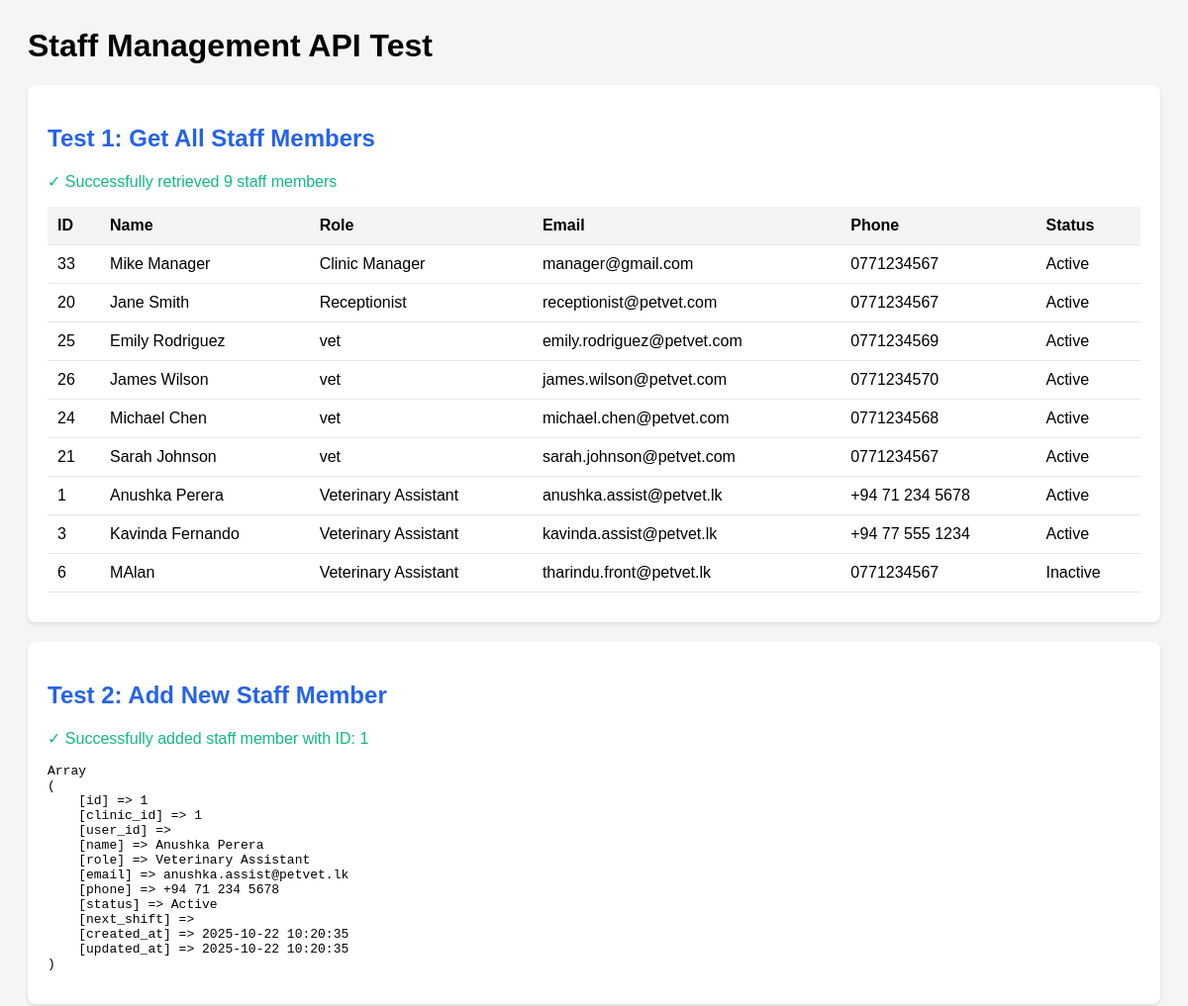
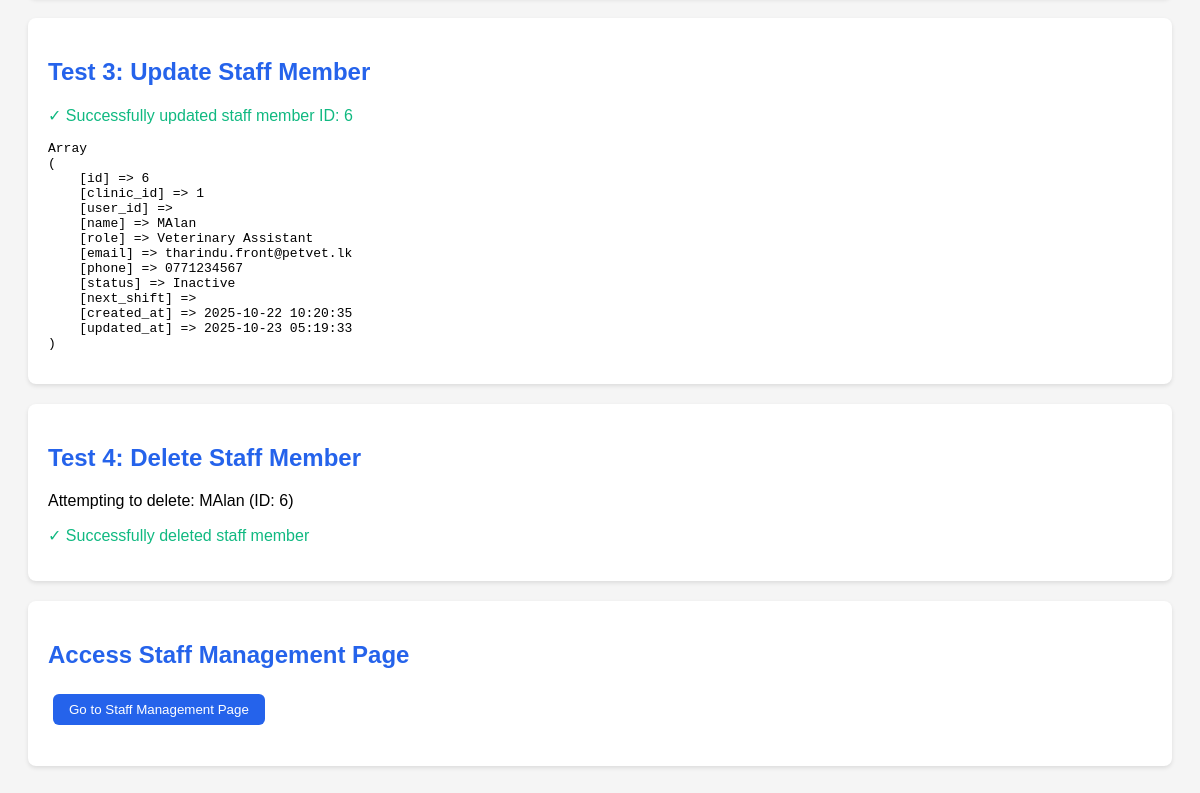
Screenshot of /DevTools/test-staff-api.php with the database file from the repository (2 pictures, top to bottom).
### tables this page shows
CREATE TABLE `clinic_staff` (
  `id` int NOT NULL AUTO_INCREMENT,
  `clinic_id` int NOT NULL COMMENT 'Reference to the clinic this staff belongs to',
  `user_id` int DEFAULT NULL COMMENT 'Link to users table if staff has system account (e.g., receptionist)',
  `name` varchar(255) NOT NULL,
  `role` varchar(100) NOT NULL COMMENT 'Veterinary Assistant, Front Desk, Support Staff, etc.',
  `email` varchar(255) NOT NULL,
  `phone` varchar(20) NOT NULL,
  `status` enum('Active','Inactive') DEFAULT 'Active',
  `next_shift` varchar(255) DEFAULT NULL COMMENT 'Next scheduled shift information',
  `created_at` timestamp NOT NULL DEFAULT CURRENT_TIMESTAMP,
  `updated_at` timestamp NOT NULL DEFAULT CURRENT_TIMESTAMP ON UPDATE CURRENT_TIMESTAMP,
  PRIMARY KEY (`id`),
  KEY `idx_clinic_id` (`clinic_id`),
  KEY `idx_user_id` (`user_id`),
  KEY `idx_role` (`role`),
  KEY `idx_status` (`status`),
  KEY `idx_email` (`email`),
  CONSTRAINT `clinic_staff_ibfk_1` FOREIGN KEY (`clinic_id`) REFERENCES `clinics` (`id`) ON DELETE CASCADE,
  CONSTRAINT `clinic_staff_ibfk_2` FOREIGN KEY (`user_id`) REFERENCES `users` (`id`) ON DELETE SET NULL
);

### config/connect.php (called while the page is built, shortened)
<?php
function db(): PDO {
    static $pdo = null;
    if ($pdo === null) {
        $dsn = "mysql:host=" . DB_HOST . ";port=" . DB_PORT . ";dbname=" . DB_NAME . ";charset=" . DB_CHARSET;
        $options = [
            PDO::ATTR_ERRMODE => PDO::ERRMODE_EXCEPTION,
            PDO::ATTR_DEFAULT_FETCH_MODE => PDO::FETCH_ASSOC,
            PDO::ATTR_EMULATE_PREPARES => false,
            PDO::MYSQL_ATTR_SSL_CA => DB_CA_PATH,
            PDO::MYSQL_ATTR_SSL_VERIFY_SERVER_CERT => true,
        ];
        try {
            $pdo = new PDO($dsn, DB_USER, DB_PASS, $options);
        } catch (PDOException $e) {
            error_log("Database connection failed: " . $e->getMessage());
            die("Database connection failed. Please check your configuration.");
        }
    }
    return $pdo;
}
?>

### models/BaseModel.php (called while the page is built, shortened)
<?php
require_once __DIR__ . '/../config/connect.php';
abstract class BaseModel {
    public function __construct() {
        $this->pdo = db();
    }
}
?>

### models/ClinicManager/StaffModel.php (called while the page is built, shortened)
<?php
require_once __DIR__ . '/../BaseModel.php';
require_once __DIR__ . '/../../config/connect.php';
class StaffModel extends BaseModel {
    protected $db;
    public function __construct() {
        $this->db = db();
    }
    public function all(int $clinicId = 1): array {
        try {
            $sql = "SELECT * FROM clinic_staff WHERE clinic_id = ? ORDER BY role, name";
            $stmt = $this->db->prepare($sql);
            $stmt->execute([$clinicId]);
            return $stmt->fetchAll(PDO::FETCH_ASSOC);
        } catch (PDOException $e) {
            error_log("Get all staff error: " . $e->getMessage());
            return [];
        }
    }
    public function findById(int $id, int $clinicId = 1): ?array {
        try {
            $sql = "SELECT * FROM clinic_staff WHERE id = ? AND clinic_id = ?";
            $stmt = $this->db->prepare($sql);
            $stmt->execute([$id, $clinicId]);
            $result = $stmt->fetch(PDO::FETCH_ASSOC);
            return $result ?: null;
        } catch (PDOException $e) {
            error_log("Get staff by ID error: " . $e->getMessage());
            return null;
        }
    }
    public function add(array $data, int $clinicId = 1): int|false {
        try {
            $data['status'] = $data['status'] ?? 'Active';
            $sql = "INSERT INTO clinic_staff (clinic_id, name, role, email, phone, status)
                    VALUES (?, ?, ?, ?, ?, ?)";
            $stmt = $this->db->prepare($sql);
            $result = $stmt->execute([
                $clinicId,
                $data['name'],
                $data['role'],
                $data['email'],
                $data['phone'],
                $data['status']
            ]);
            if ($result) {
                return (int)$this->db->lastInsertId();
            }
            return false;
        } catch (PDOException $e) {
            error_log("Add staff error: " . $e->getMessage());
            return false;
        }
    }
    public function update(int $id, array $data, int $clinicId = 1): bool {
        try {
            $sql = "UPDATE clinic_staff
                    SET name = ?, role = ?, email = ?, phone = ?, status = ?
                    WHERE id = ? AND clinic_id = ?";
            $stmt = $this->db->prepare($sql);
            return $stmt->execute([
                $data['name'],
                $data['role'],
                $data['email'],
                $data['phone'],
                $data['status'],
                $id,
                $clinicId
            ]);
        } catch (PDOException $e) {
            error_log("Update staff error: " . $e->getMessage());
            return false;
        }
    }
    public function delete(int $id, int $clinicId = 1): bool {
        try {
            $sql = "DELETE FROM clinic_staff WHERE id = ? AND clinic_id = ?";
            $stmt = $this->db->prepare($sql);
            return $stmt->execute([$id, $clinicId]);
        } catch (PDOException $e) {
            error_log("Delete staff error: " . $e->getMessage());
            return false;
        }
    }
}

### DevTools/test-staff-api.php (the view, shortened to what this page needs)
<?php
require_once __DIR__ . '/models/ClinicManager/StaffModel.php';
echo "<h1>Staff Management API Test</h1>";
echo "<div class='section'>";
echo "<h2>Test 1: Get All Staff Members</h2>";
try {
    $model = new StaffModel();
    $staff = $model->all();
    echo "<p class='success'>✓ Successfully retrieved " . count($staff) . " staff members</p>";
    echo "<table>";
    echo "<tr><th>ID</th><th>Name</th><th>Role</th><th>Email</th><th>Phone</th><th>Status</th></tr>";
    foreach ($staff as $s) {
        echo "<tr>";
        echo "<td>{$s['id']}</td>";
        echo "<td>{$s['name']}</td>";
        echo "<td>{$s['role']}</td>";
        echo "<td>{$s['email']}</td>";
        echo "<td>{$s['phone']}</td>";
        echo "<td>{$s['status']}</td>";
        echo "</tr>";
    }
    echo "</table>";
} catch (Exception $e) {
    echo "<p class='error'>✗ Error: " . $e->getMessage() . "</p>";
}
echo "</div>";
echo "<div class='section'>";
echo "<h2>Test 2: Add New Staff Member</h2>";
try {
    $model = new StaffModel();
    $testStaff = [
        'name' => 'Test Employee ' . date('His'),
        'role' => 'Support Staff',
        'email' => 'test' . date('His') . '@petvet.lk',
        'phone' => '+94 71 ' . rand(1000000, 9999999)
    ];
    $newId = $model->add($testStaff);
    if ($newId) {
        echo "<p class='success'>✓ Successfully added staff member with ID: {$newId}</p>";
        $newStaff = $model->findById($newId);
        echo "<pre>" . print_r($newStaff, true) . "</pre>";
    } else {
        echo "<p class='error'>✗ Failed to add staff member</p>";
    }
} catch (Exception $e) {
    echo "<p class='error'>✗ Error: " . $e->getMessage() . "</p>";
}
echo "</div>";
echo "<div class='section'>";
echo "<h2>Test 3: Update Staff Member</h2>";
try {
    $model = new StaffModel();
    $staff = $model->all();
    if (!empty($staff)) {
        $lastStaff = end($staff);
        $updateData = [
            'name' => $lastStaff['name'] . ' (Updated)',
            'role' => $lastStaff['role'],
            'email' => $lastStaff['email'],
            'phone' => $lastStaff['phone'],
            'status' => 'Active'
        ];
        $success = $model->update($lastStaff['id'], $updateData);
        if ($success) {
            echo "<p class='success'>✓ Successfully updated staff member ID: {$lastStaff['id']}</p>";
            $updated = $model->findById($lastStaff['id']);
            echo "<pre>" . print_r($updated, true) . "</pre>";
        } else {
            echo "<p class='error'>✗ Failed to update staff member</p>";
        }
    } else {
        echo "<p class='error'>✗ No staff members found</p>";
    }
} catch (Exception $e) {
    echo "<p class='error'>✗ Error: " . $e->getMessage() . "</p>";
}
echo "</div>";
echo "<div class='section'>";
echo "<h2>Test 4: Delete Staff Member</h2>";
try {
    $model = new StaffModel();
    $staff = $model->all();
    if (!empty($staff)) {
        $lastStaff = end($staff);
        echo "<p>Attempting to delete: {$lastStaff['name']} (ID: {$lastStaff['id']})</p>";
        $success = $model->delete($lastStaff['id']);
        if ($success) {
            echo "<p class='success'>✓ Successfully deleted staff member</p>";
        } else {
            echo "<p class='error'>✗ Failed to delete staff member</p>";
        }
    } else {
        echo "<p class='error'>✗ No staff members found</p>";
    }
} catch (Exception $e) {
    echo "<p class='error'>✗ Error: " . $e->getMessage() . "</p>";
}
echo "</div>";
echo "<div class='section'>";
echo "<h2>Access Staff Management Page</h2>";
echo "<p><a href='/PETVET/index.php?module=clinic-manager&page=staff'><button>Go to Staff Management Page</button></a></p>";
echo "</div>";
?>

### DevTools/test-staff-api.php (style rules this page uses)
.section { background: white; padding: 20px; margin: 20px 0; border-radius: 8px; box-shadow: 0 2px 4px rgba(0,0,0,0.1); }
h2 { color: #2563eb; }
table { width: 100%; border-collapse: collapse; margin: 10px 0; }
th, td { padding: 10px; text-align: left; border-bottom: 1px solid #e5e7eb; }
th { background: #f3f4f6; font-weight: 600; }
.success { color: #10b981; }
button { background: #2563eb; color: white; padding: 8px 16px; border: none; border-radius: 6px; cursor: pointer; margin: 5px; }

### rows the page displays
clinic_staff: id "33", name "Mike Manager", role "Clinic Manager", email "manager@gmail.com", phone "0771234567", status "Active"
clinic_staff: id "20", name "Jane Smith", role "Receptionist", email "receptionist@petvet.com", phone "0771234567", status "Active"
clinic_staff: id "25", name "Emily Rodriguez", role "vet", email "emily.rodriguez@petvet.com", phone "0771234569", status "Active"
clinic_staff: id "26", name "James Wilson", role "vet", email "james.wilson@petvet.com", phone "0771234570", status "Active"
clinic_staff: id "24", name "Michael Chen", role "vet", email "michael.chen@petvet.com", phone "0771234568", status "Active"
clinic_staff: id "21", name "Sarah Johnson", role "vet", email "sarah.johnson@petvet.com", phone "0771234567", status "Active"
clinic_staff: id "1", name "Anushka Perera", role "Veterinary Assistant", email "anushka.assist@petvet.lk", phone "+94 71 234 5678", status "Active"
clinic_staff: id "3", name "Kavinda Fernando", role "Veterinary Assistant", email "kavinda.assist@petvet.lk", phone "+94 77 555 1234", status "Active"
clinic_staff: id "6", name "MAlan", role "Veterinary Assistant", email "tharindu.front@petvet.lk", phone "0771234567", status "Inactive"

### other values shown
count($staff) "9"
$newId "1"
